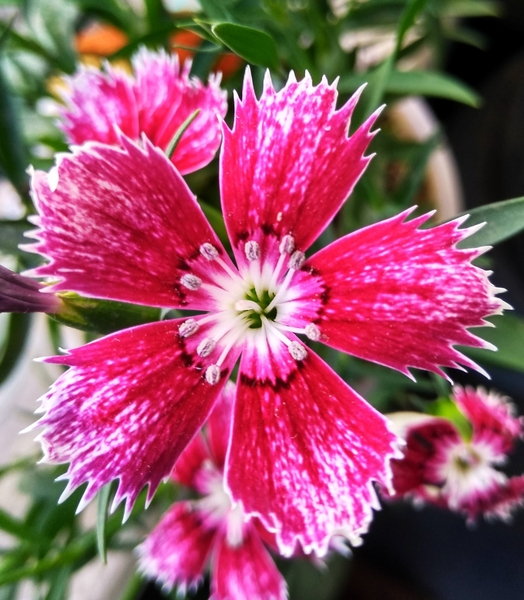
%> input picture Poster Effect/flower2.jpg, 524 x 600 px
$ octave gray_img_posterize_bits.m   (GNU Octave 9; MATLAB toolbox functions it lacks are replaced by stand-ins)
%> lines starting %> are read from the running program, lines starting %| are printed output that depends on the picture
clc
clear all
close all

im = imread("flower2.jpg");
%> im is the input picture: size 600x524x3 uint8; mean R, G, B 154, 83.3, 105.2
gray_im = rgb2gray(im);


%using bit changes in binary values
%colors/shades - making 6 msb 0, 6 lsb 0 and 3 msb & 3 lsb 0
% 6 msb 0 2bit/4 colors/shades
gray_im_6msb0 = dec2bin(gray_im);
%> gray_im_6msb0 = 314400 items
gray_im_6msb0(:, 1:6) = '0';
gray_im_6msb0 = bin2dec(gray_im_6msb0);
gray_im_6msb0 = reshape(gray_im_6msb0, size(gray_im));
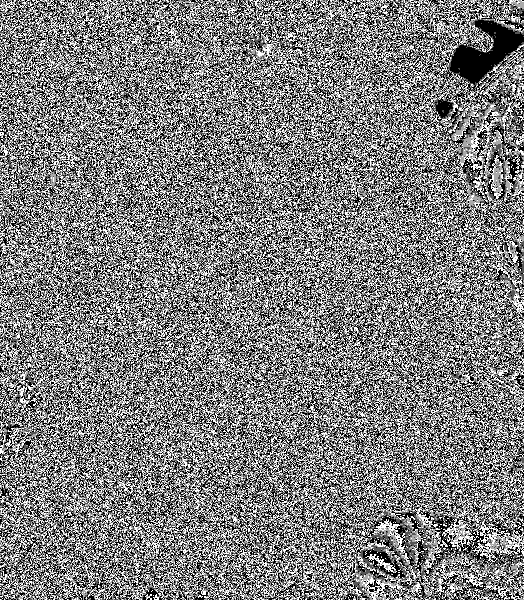
%> gray_im_6msb0: size 600x524 double; min 0, max 3, mean 1.49; drawn with min black and max white

%verify the unique color number
% size(unique(gray_im_6msb0))

% 6 lsb 0 2bit/4 colors/shades
gray_im_6lsb0 = dec2bin(gray_im);
%> gray_im_6lsb0 = 314400 items
gray_im_6lsb0(:, 3:8) = '0';
gray_im_6lsb0 = bin2dec(gray_im_6lsb0);
gray_im_6lsb0 = reshape(gray_im_6lsb0, size(gray_im));
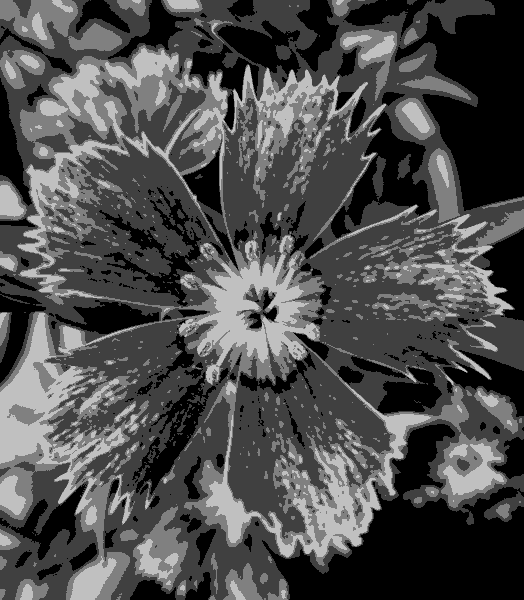
%> gray_im_6lsb0: size 600x524 double; min 0, max 192, mean 77

% 3 msb and 3 lsb 0 2bit/4 colors/shades
gray_im_2bit = dec2bin(gray_im);
%> gray_im_2bit = 314400 items
gray_im_2bit(:, 1:3) = '0';
gray_im_2bit(:, 6:8) = '0';
gray_im_2bit = bin2dec(gray_im_2bit);
gray_im_2bit = reshape(gray_im_2bit, size(gray_im));
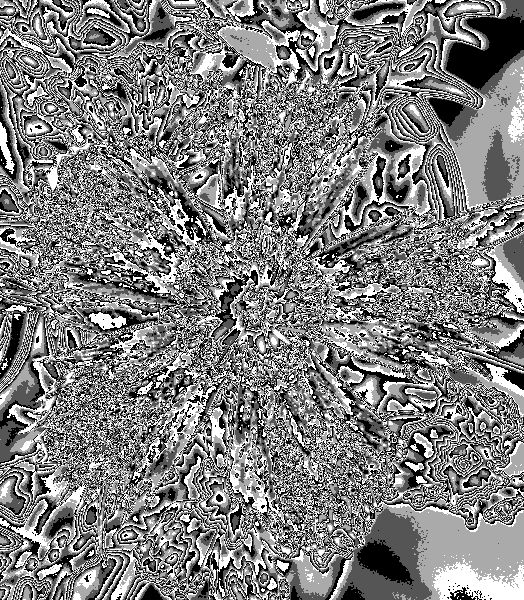
%> gray_im_2bit: size 600x524 double; min 0, max 24, mean 12; drawn with min black and max white
% imshow(gray_im_2bit)

%colors/shades - making 5 msb 0, 5 lsb 0 and 2 msb & 3 lsb 0
% 5 msb 0 3bit/8 colors/shades
gray_im_5msb0 = dec2bin(gray_im);
%> gray_im_5msb0 = 314400 items
gray_im_5msb0(:, 1:5) = '0';
gray_im_5msb0 = bin2dec(gray_im_5msb0);
gray_im_5msb0 = reshape(gray_im_5msb0, size(gray_im));
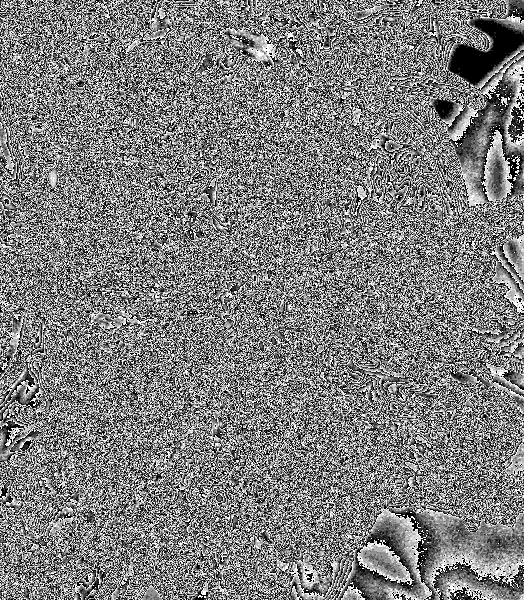
%> gray_im_5msb0: size 600x524 double; min 0, max 7, mean 3.47; drawn with min black and max white

% 5 lsb 0 3bit/8 colors/shades
gray_im_5lsb0 = dec2bin(gray_im);
%> gray_im_5lsb0 = 314400 items
gray_im_5lsb0(:, 4:8) = '0';
gray_im_5lsb0 = bin2dec(gray_im_5lsb0);
gray_im_5lsb0 = reshape(gray_im_5lsb0, size(gray_im));
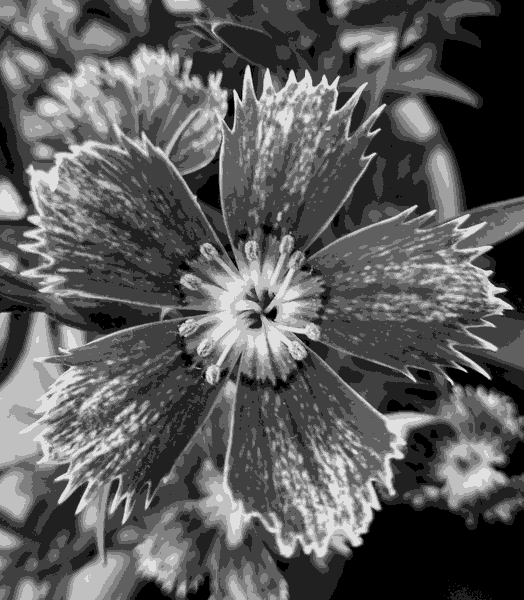
%> gray_im_5lsb0: size 600x524 double; min 0, max 224, mean 91.5

% 2 msb and 3 lsb 0 3bit/8 colors/shades
gray_im_3bit = dec2bin(gray_im);
%> gray_im_3bit = 314400 items
gray_im_3bit(:, 1:2) = '0';
gray_im_3bit(:, 6:8) = '0';
gray_im_3bit = bin2dec(gray_im_3bit);
gray_im_3bit = reshape(gray_im_3bit, size(gray_im));
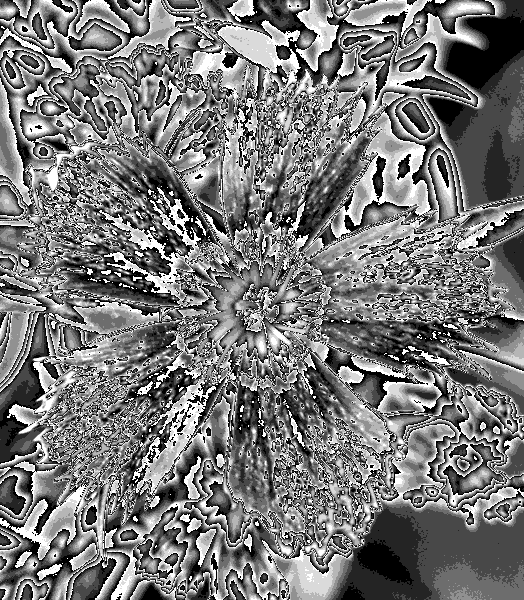
%> gray_im_3bit: size 600x524 double; min 0, max 56, mean 26.5; drawn with min black and max white

%colors/shades - making 4 msb 0, 4 lsb 0 and 2 msb & 2 lsb 0
% 4 msb 0 4bit/16 colors/shades
gray_im_4msb0 = dec2bin(gray_im);
%> gray_im_4msb0 = 314400 items
gray_im_4msb0(:, 1:4) = '0';
gray_im_4msb0 = bin2dec(gray_im_4msb0);
gray_im_4msb0 = reshape(gray_im_4msb0, size(gray_im));
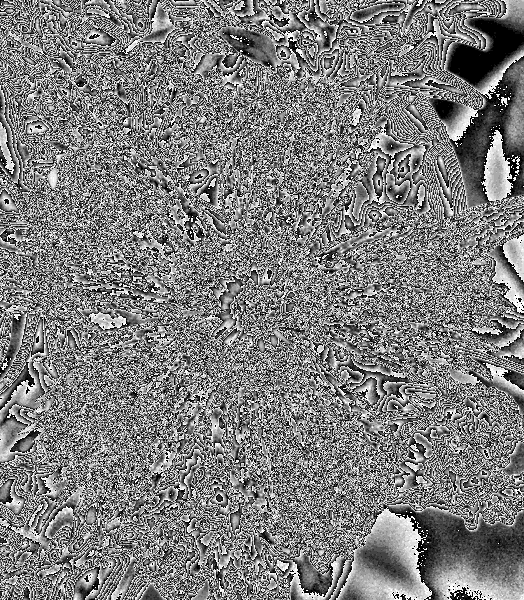
%> gray_im_4msb0: size 600x524 double; min 0, max 15, mean 7.39; drawn with min black and max white

% 4 lsb 0 4bit/16 colors/shades
gray_im_4lsb0 = dec2bin(gray_im);
%> gray_im_4lsb0 = 314400 items
gray_im_4lsb0(:, 5:8) = '0';
gray_im_4lsb0 = bin2dec(gray_im_4lsb0);
gray_im_4lsb0 = reshape(gray_im_4lsb0, size(gray_im));

% 2 msb and 2 lsb 0 4bit/16 colors/shades
gray_im_4bit = dec2bin(gray_im);
%> gray_im_4bit = 314400 items
gray_im_4bit(:, 1:2) = '0';
gray_im_4bit(:, 7:8) = '0';
gray_im_4bit = bin2dec(gray_im_4bit);
gray_im_4bit = reshape(gray_im_4bit, size(gray_im));


% [105 lines of commented-out code are left out]

$ run again, with Poster Effect/cat.jpg copied over Poster Effect/flower2.jpg
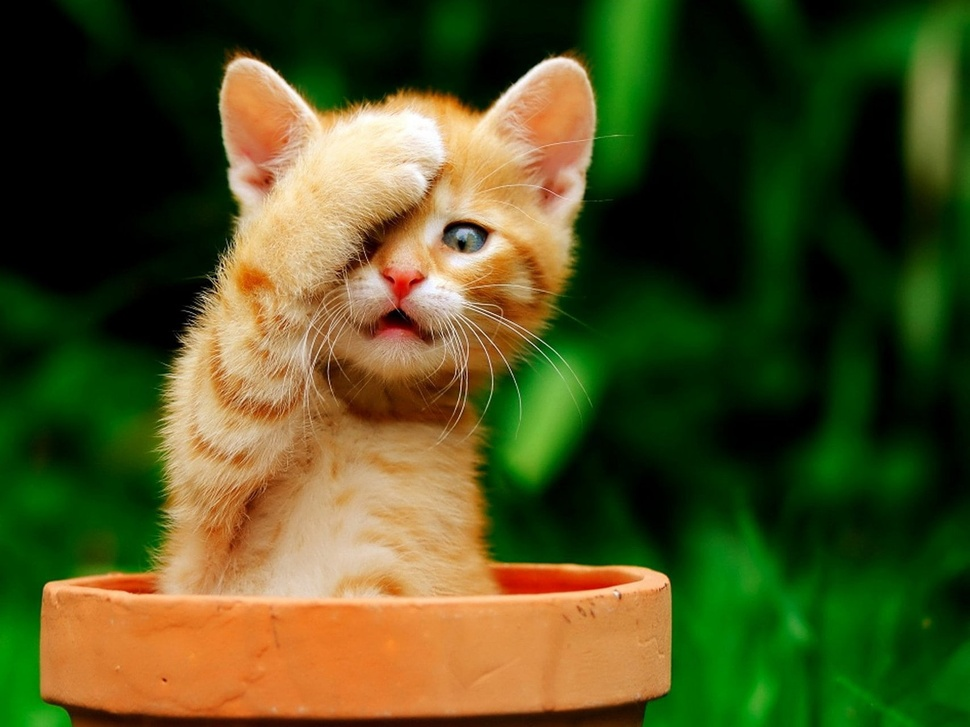
%> input picture Poster Effect/cat.jpg, 970 x 727 px, shrunk from 1707 x 1280 before the run
%> im is the input picture: size 727x970x3 uint8; mean R, G, B 77.7, 80.8, 33.2
%> `gray_im_6msb0 = dec2bin(gray_im);`: gray_im_6msb0 = 705190 items
%> `gray_im_3bit = reshape(gray_im_3bit, size(gray_im));`:
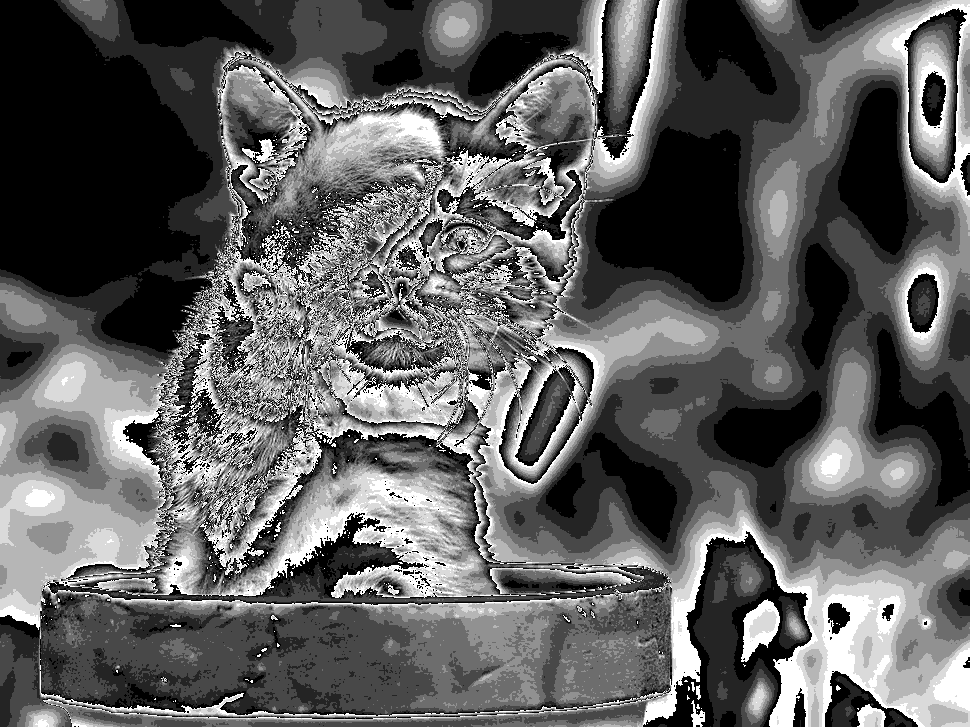
%> gray_im_3bit: size 727x970 double; min 0, max 56, mean 20.8; drawn with min black and max white
%> `gray_im_4msb0 = reshape(gray_im_4msb0, size(gray_im));`:
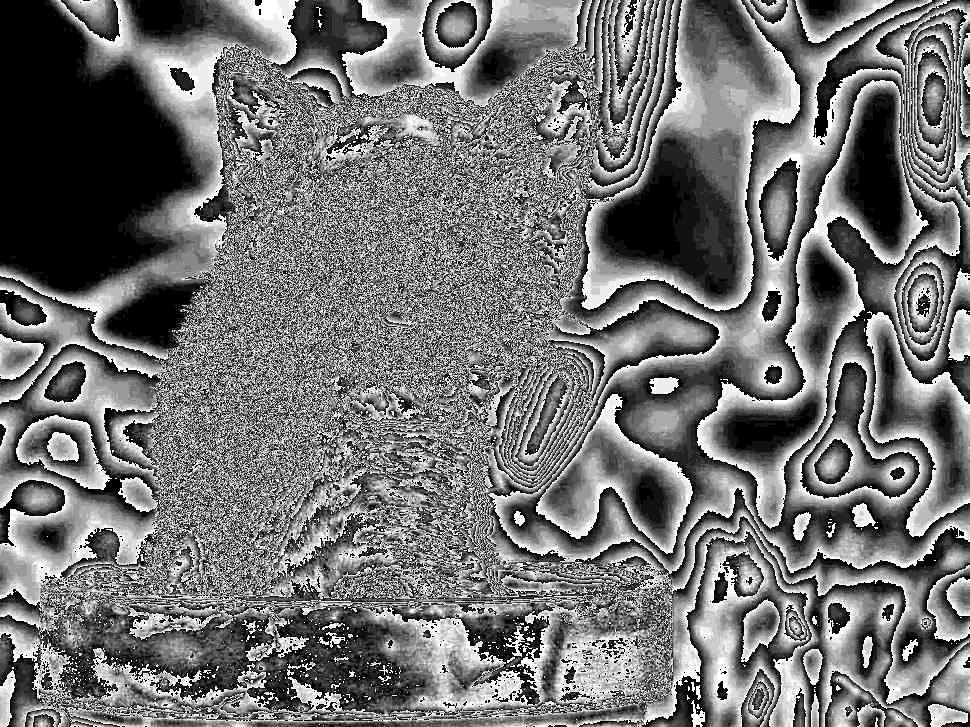
%> gray_im_4msb0: size 727x970 double; min 0, max 15, mean 6.71; drawn with min black and max white
